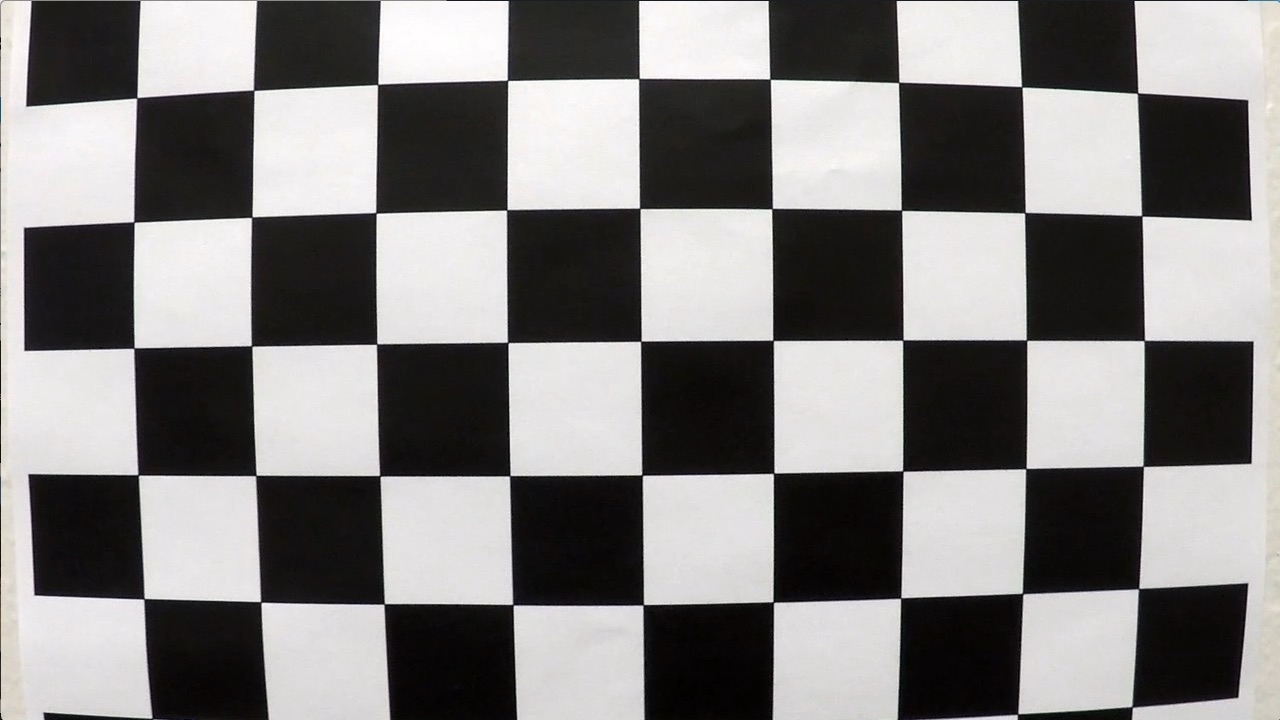
#> input picture camera_cal/calibration1.jpg, 1280 x 720 px; its folder holds 4 pictures in this run
$ jupyter execute --allow-errors Project.ipynb   (shell and % lines are left out)
#> lines starting #> are read from the running program, lines starting #| are printed output that depends on the picture; after the words box and inside, x2 and y2 are one past the last pixel; in counts of white or black regions, pixels touching at a corner belong together
## Advanced Lane Finding Project

The goals / steps of this project are the following:

* Compute the camera calibration matrix and distortion coefficients given a set of chessboard images.
* Apply a distortion correction to raw images.
* Use color transforms, gradients, etc., to create a thresholded binary image.
* Apply a perspective transform to rectify binary image ("birds-eye view").
* Detect lane pixels and fit to find the lane boundary.
* Determine the curvature of the lane and vehicle position with respect to center.
* Warp the detected lane boundaries back onto the original image.
* Output visual display of the lane boundaries and numerical estimation of lane curvature and vehicle position.

## Imports

[cell 1]
import numpy as np
import cv2
import glob
import matplotlib.pyplot as plt

## First, I'll compute the camera calibration using chessboard images

[cell 2]
# Prepare object points, like (0,0,0), (1,0,0), (2,0,0) ....,(6,5,0)
objp = np.zeros((6*9,3), np.float32)
objp[:,:2] = np.mgrid[0:9,0:6].T.reshape(-1,2)

# Arrays to store object points and image points from all the images.
objpoints = [] # 3d points in real world space
imgpoints = [] # 2d points in image plane.

# Make a list of calibration images
images = glob.glob('./camera_cal/calibration*.jpg')

# Plot images
fig, axs = plt.subplots(5,4, figsize=(16, 11))
axs = axs.ravel()

# Step through the list and search for chessboard corners
for i, fname in enumerate(images):
    img = cv2.imread(fname)
#> img is the input picture: shape (720, 1280, 3); mean B, G, R 127.8, 128.4, 130.1
    gray = cv2.cvtColor(img,cv2.COLOR_BGR2GRAY)

    # Find the chessboard corners
    ret, corners = cv2.findChessboardCorners(gray, (9,6),None)
#> ret = False; corners = None

    # If found, add object points, image points
    if ret == True:
        objpoints.append(objp)
        imgpoints.append(corners)

        # Draw and display the corners
        img = cv2.drawChessboardCorners(img, (9,6), corners, ret)
        #cv2.imshow('img',img)
        #cv2.waitKey(500)
        axs[i].imshow(img)
#> pass 2 of the loop `for i, fname in enumerate(images):`:
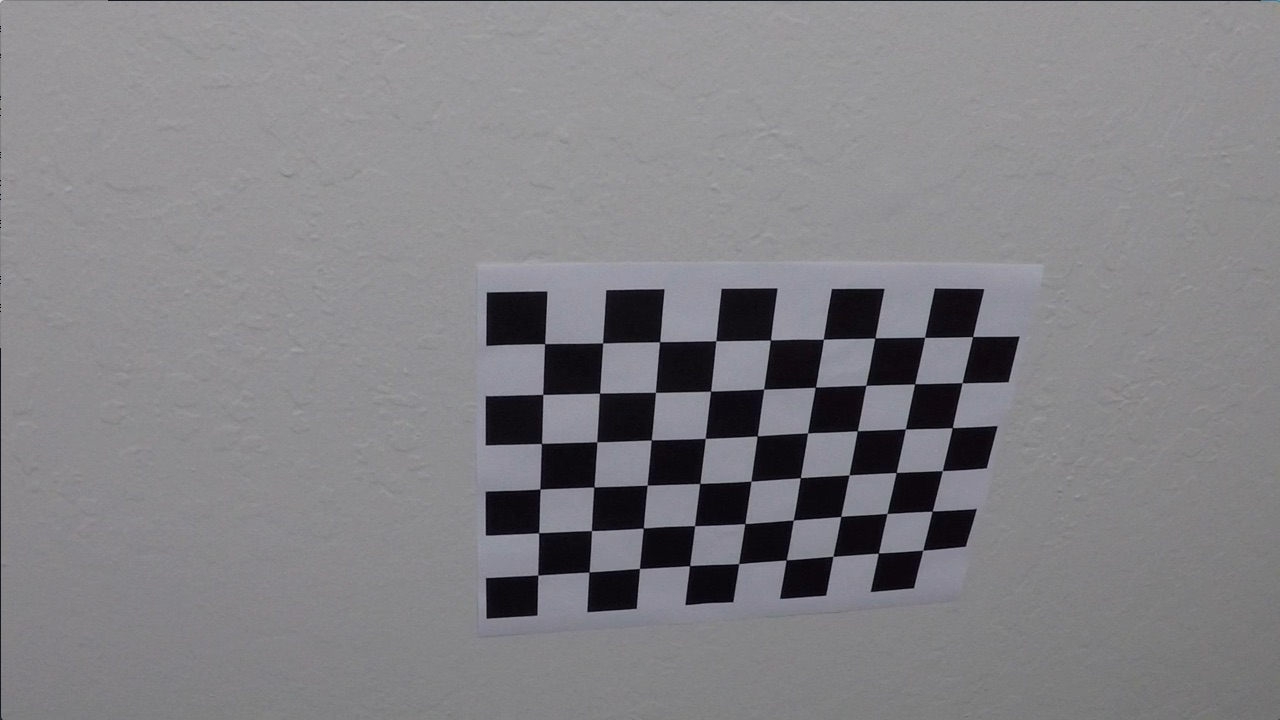
#> input picture camera_cal/calibration10.jpg, 1280 x 720 px
#> img is the input picture: shape (720, 1280, 3); mean B, G, R 133.1, 129.4, 130.2
#> ret = True; corners = 54 rows, first 8: [545.3, 343.1], [602.7, 342.8], [660.1, 341.3], [715.8, 340.7], [770.6, 340], [823.5, 339.2], [874.3, 338.5], [925.1, 337.4]
#> `img = cv2.drawChessboardCorners(img, (9,6), corners, ret)`:
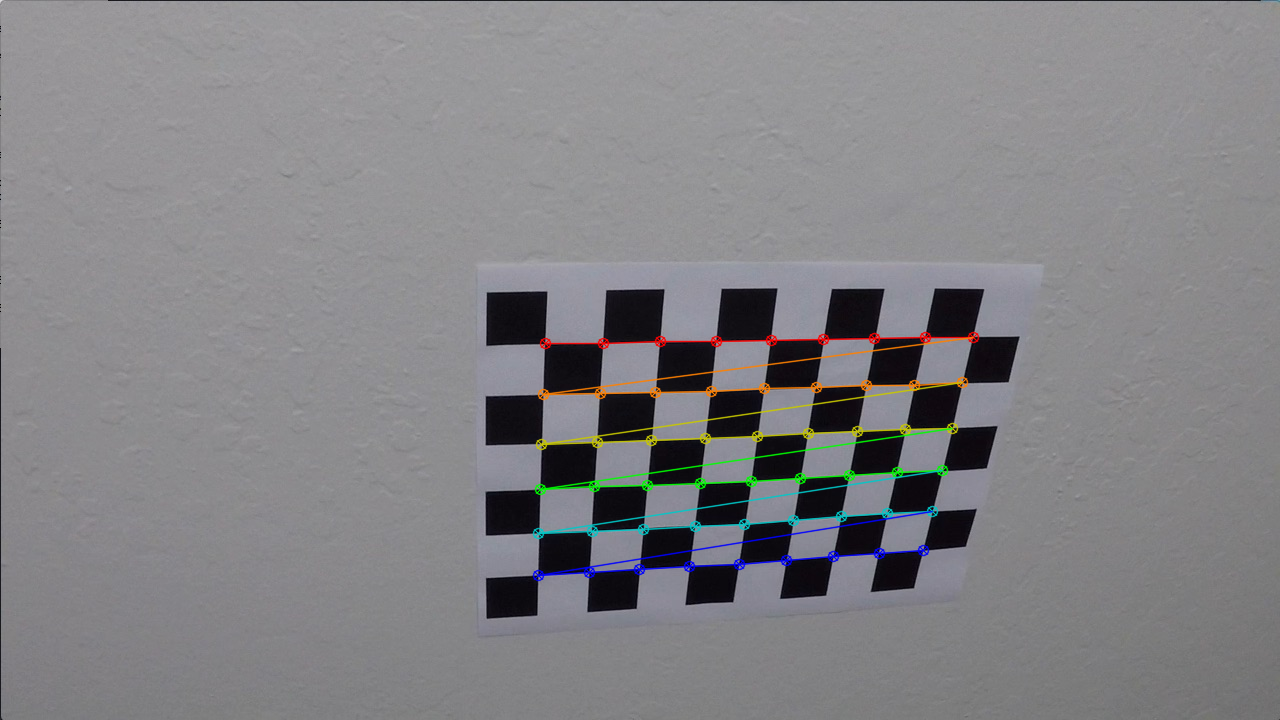
#> img: shape (720, 1280, 3); 1.91% of pixels changed, all inside (x1, y1, x2, y2) = (532, 331, 980, 582)
#> pass 3 of the loop `for i, fname in enumerate(images):`:
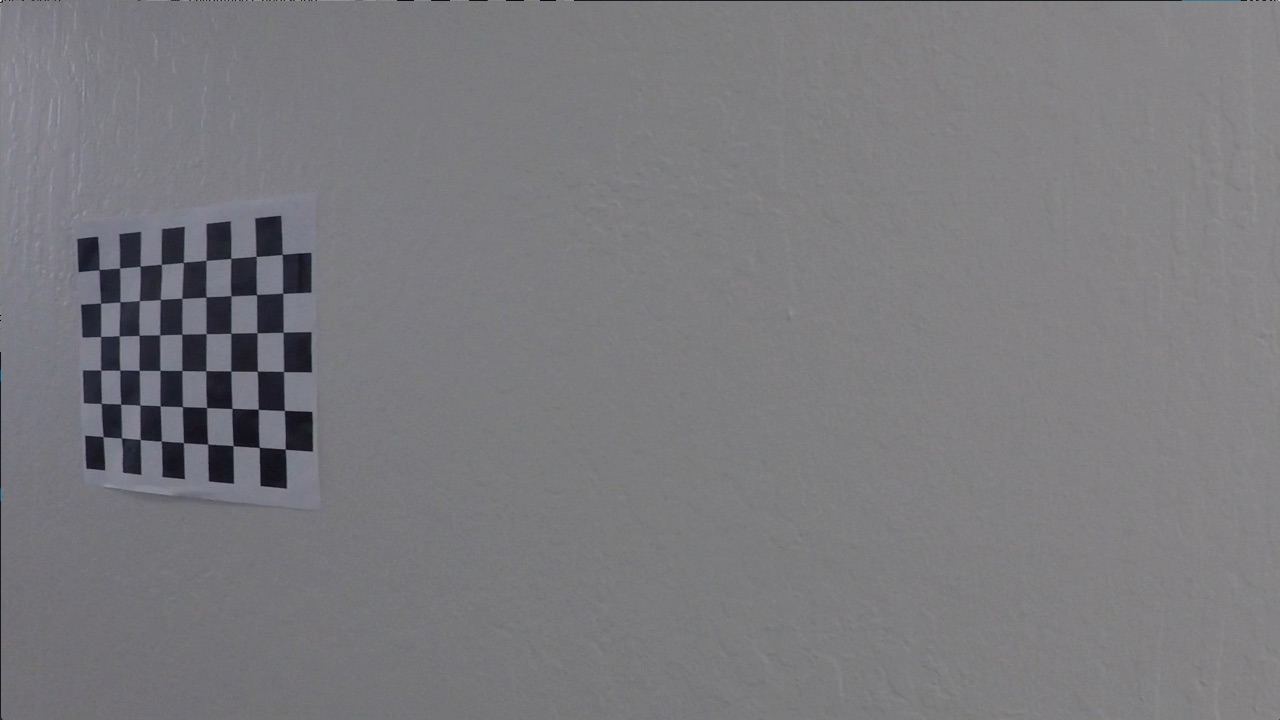
#> input picture camera_cal/calibration11.jpg, 1280 x 720 px
#> img is the input picture: shape (720, 1280, 3); mean B, G, R 125.2, 121.7, 122.2
#> corners = 54 rows, first 8: [99.22, 269.6], [119.6, 268], [140.1, 266.1], [161.3, 264.5], [183.3, 262.5], [206.1, 260.3], [230.7, 258.2], [256.2, 256.3]
#> `img = cv2.drawChessboardCorners(img, (9,6), corners, ret)`:
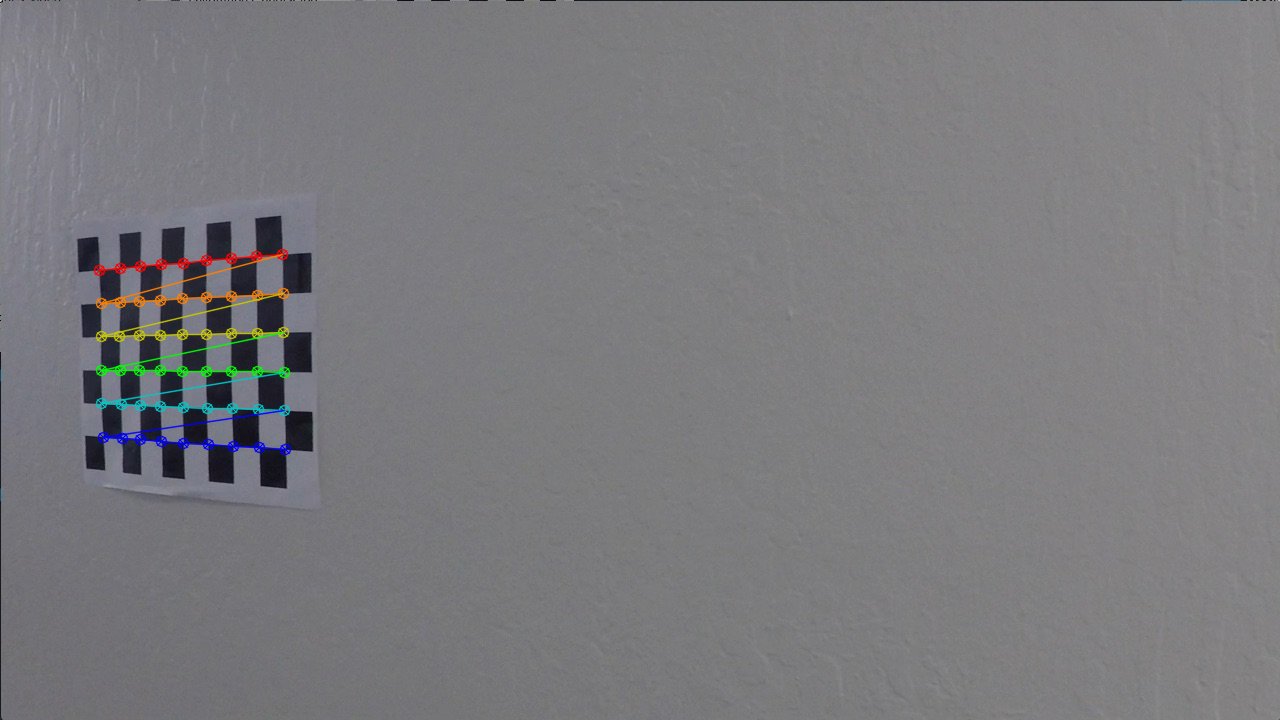
#> img: shape (720, 1280, 3); 1.11% of pixels changed, all inside (x1, y1, x2, y2) = (93, 248, 292, 456)
#> the loop made 4 passes; the first 3 are shown

#cv2.destroyAllWindows()
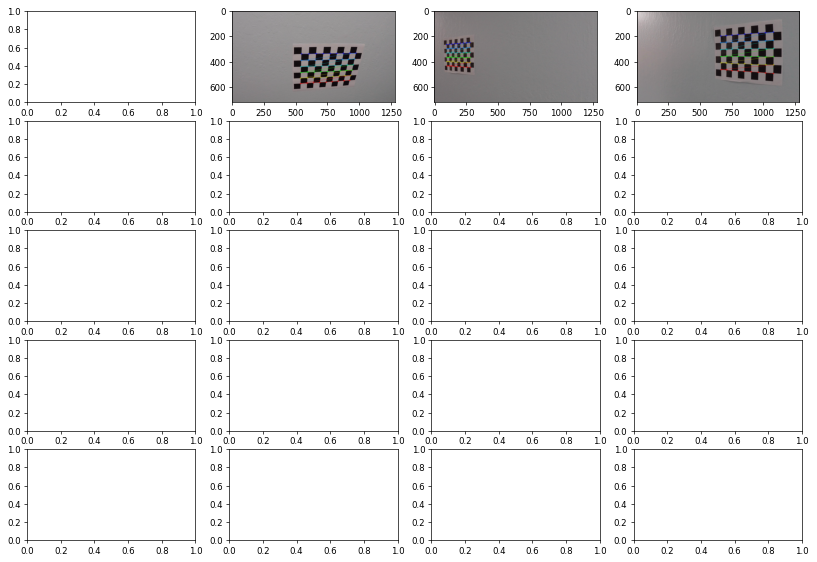
#> figure drawn by matplotlib, 3 panels; B, G, R data is drawn as R, G, B
